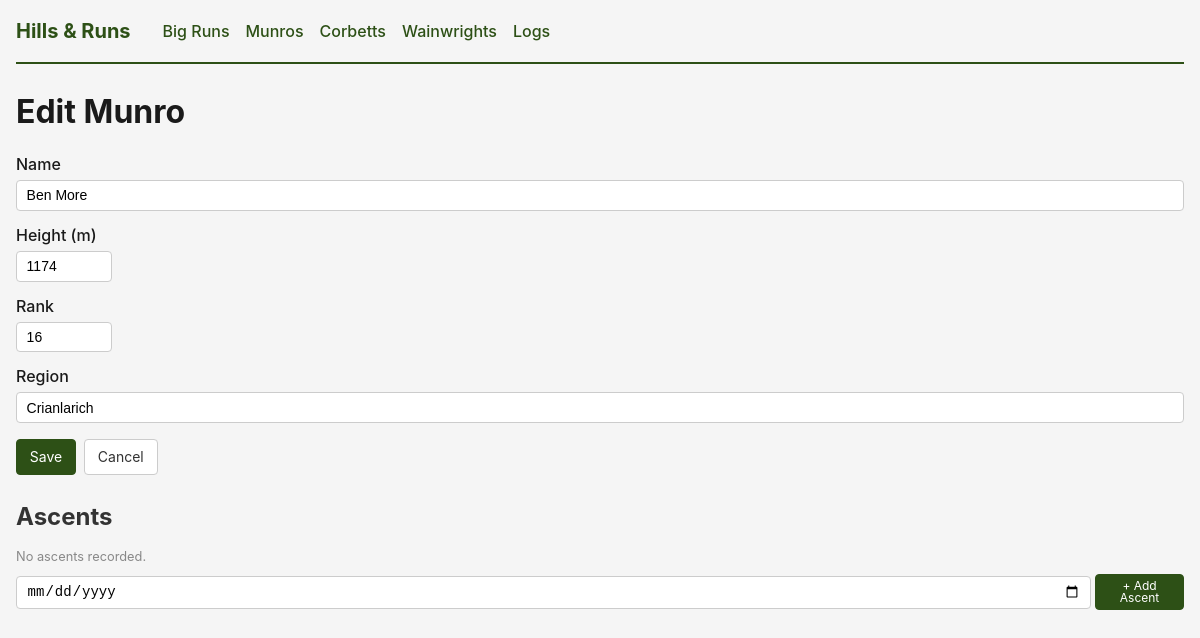
The page /hills/munros/7/edit on the database its author committed.
### hills/models.py (models this page shows)
class Hill(db.Model):
    __tablename__ = 'hills'
    id = db.Column(db.Integer, primary_key=True)
    name = db.Column(db.Text, nullable=False)
    height_m = db.Column(db.Integer, nullable=False)
    rank = db.Column(db.Integer, nullable=True)
    region = db.Column(db.Text, nullable=False, default='')
    hill_type = db.Column(db.Text, nullable=False)  # 'munro', 'corbett', 'wainwright'
    ascents = db.relationship('HillAscent', backref='hill', cascade='all, delete-orphan',
                              order_by='HillAscent.date')

### hills/routes.py (the view)
@bp.route('/<slug>/<int:hill_id>/edit', methods=['GET', 'POST'])
def hill_edit(slug: str, hill_id: int) -> str | WerkzeugResponse:
    hill_type = _resolve_hill_type(slug)
    if hill_type is None:
        flash('Unknown hill type.', 'error')
        return redirect(url_for('home'))
    hill = db.session.get(Hill, hill_id)
    if not hill or hill.hill_type != hill_type:
        flash('Hill not found.', 'error')
        return redirect(url_for('hills.hill_list', slug=slug))
    if request.method == 'POST':
        return _save_hill(slug, hill_type, hill_id)
    return render_template('hills/form.html',
                           slug=slug,
                           hill_type=hill_type,
                           label=HILL_TYPE_LABELS[hill_type],
                           hill=hill)

### hills/routes.py (called while the page is built)
def _resolve_hill_type(slug: str) -> str | None:
    return HILL_TYPES.get(slug)

### hills/templates/hills/form.html (shortened to what this page needs)
{% extends "base.html" %}
{% block content %}
<h1>{{ 'Edit' if hill else 'New' }} {{ label[:-1] }}</h1>
<form method="post">
    <div class="form-group">
        <label for="name">Name</label>
        <input type="text" id="name" name="name" value="{{ hill.name if hill else '' }}" required>
    </div>
    <div class="form-group">
        <label for="height_m">Height (m)</label>
        <input type="number" id="height_m" name="height_m" value="{{ hill.height_m if hill else '' }}" required>
    </div>
    <div class="form-group">
        <label for="rank">Rank</label>
        <input type="number" id="rank" name="rank" value="{{ hill.rank if hill else '' }}">
    </div>
    <div class="form-group">
        <label for="region">Region</label>
        <input type="text" id="region" name="region" value="{{ hill.region if hill else '' }}">
    </div>
    <div class="form-actions">
        <button type="submit" class="btn btn-primary">Save</button>
        <a href="{{ url_for('hills.hill_list', slug=slug) }}" class="btn">Cancel</a>
    </div>
</form>
{% if hill %}
<div class="section">
    <h2>Ascents</h2>
    {% if hill.ascents %}
    <table>
        <thead>
            <tr>
                <th>Date</th>
                <th></th>
            </tr>
        </thead>
        <tbody>
            {% for a in hill.ascents %}
            <tr>
                <td>{{ a.date }}</td>
                <td>
                    <form method="post" action="{{ url_for('hills.delete_ascent', slug=slug, hill_id=hill.id, ascent_id=a.id) }}" class="inline-form">
                        <button type="submit" class="btn btn-small btn-danger">Delete</button>
                    </form>
                </td>
            </tr>
            {% endfor %}
        </tbody>
    </table>
    {% else %}
    <p class="help-text">No ascents recorded.</p>
    {% endif %}
    <form method="post" action="{{ url_for('hills.add_ascent', slug=slug, hill_id=hill.id) }}" class="inline-form" style="margin-top: 0.5rem;">
        <input type="date" name="date" required>
        <button type="submit" class="btn btn-small btn-primary">+ Add Ascent</button>
    </form>
</div>
{% endif %}
{% endblock %}

### static/style.css (style rules this page uses)
* { box-sizing: border-box; margin: 0; padding: 0; }
body { font-family: -apple-system, BlinkMacSystemFont, "Segoe UI", Roboto, sans-serif; line-height: 1.5; color: #1a1a1a; background: #f5f5f5; max-width: 1200px; margin: 0 auto; padding: 0 1rem; }
h1 { margin-bottom: 1rem; color: #1a1a1a; }
h2 { margin: 1.5rem 0 0.75rem; color: #333; }
.btn { display: inline-flex; align-items: center; justify-content: center; height: 2.25rem; padding: 0 0.8rem; border: 1px solid #ccc; border-radius: 4px; background: #fff; color: #333; text-decoration: none; font-size: 0.875rem; font-family: inherit; line-height: 1; cursor: pointer; }
.btn-primary { background: #2d5016; color: #fff; border-color: #2d5016; }
.btn-small { padding: 0.2rem 0.5rem; font-size: 0.75rem; }
.form-group { margin-bottom: 0.75rem; }
.form-group label { display: block; font-weight: 500; margin-bottom: 0.25rem; }
input[type="text"], input[type="number"], input[type="date"], input[type="time"], textarea, select { padding: 0.4rem 0.6rem; border: 1px solid #ccc; border-radius: 4px; font-size: 0.875rem; width: 100%; }
input[type="number"] { width: 6rem; }
.form-actions { margin-top: 1rem; display: flex; gap: 0.5rem; }
.inline-form { display: flex; gap: 0.25rem; align-items: center; }
.help-text { font-size: 0.8rem; color: #888; margin-bottom: 0.5rem; }
.section { margin-bottom: 2rem; }

### rows shown on the page
Hill: hill_type "Munro", name "Ben More", height_m "1174", rank "16", region "Crianlarich"

### other values the page prints
{{ 'Edit' if hill else 'New' }} "Edit"
